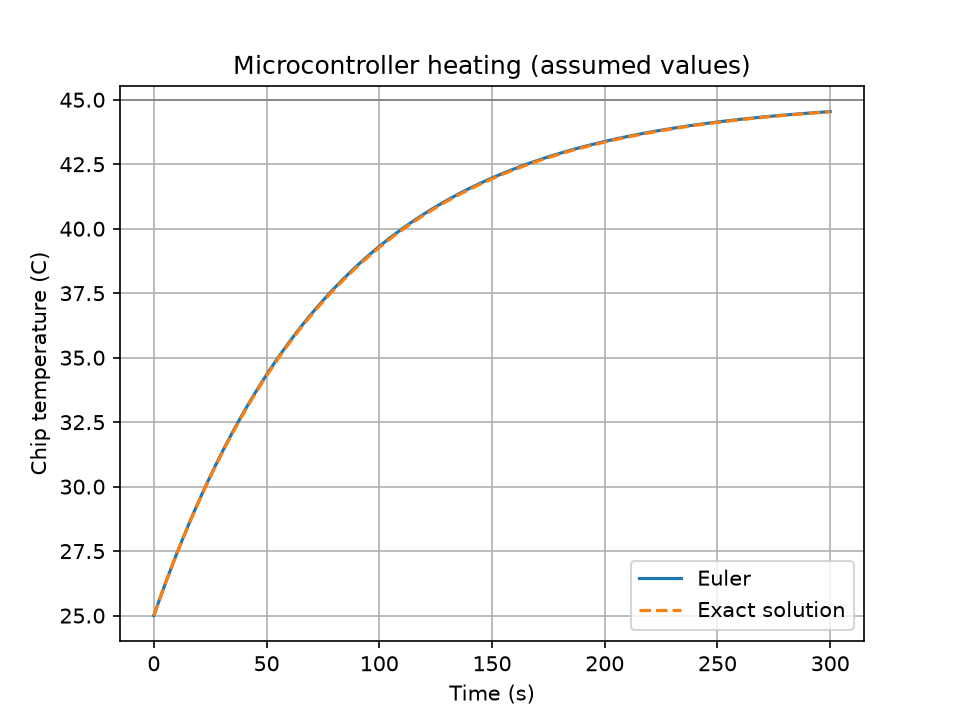

Generate this figure with Python:
from pathlib import Path

import numpy as np
import matplotlib.pyplot as plt

# Real-world case: a microcontroller chip heating up while it runs.
# All numbers are ASSUMED (made up), not measured.
#   C_th * dT/dt = P - (T - T_ambient) / R_th
P = 0.5            # power dissipated by the chip (W)
R_th = 40.0        # thermal resistance to the air (K per W)
C_th = 2.0         # heat capacity of the chip (J per K)
T_ambient = 25.0   # air temperature (C)
T_initial = 25.0   # chip starts at air temperature (C)

h = 1.0            # step size (seconds)
end_time = 300.0   # seconds

def heating_rate(T):
    return (P - (T - T_ambient) / R_th) / C_th

time = np.arange(0, end_time + h, h)
temperature = np.zeros_like(time)
temperature[0] = T_initial

for i in range(len(time) - 1):
    temperature[i + 1] = temperature[i] + h * heating_rate(temperature[i])

# Exact solution for validation
tau = R_th * C_th                       # time constant (s)
T_steady = T_ambient + P * R_th         # final temperature (C)
exact = T_steady + (T_initial - T_steady) * np.exp(-time / tau)

print(f"Time constant: {tau:.0f} s")
print(f"Steady-state temperature: {T_steady:.2f} C")
print(f"Euler temperature after 300 s: {temperature[-1]:.2f} C")
print(f"Exact temperature after 300 s: {exact[-1]:.2f} C")
print(f"Final absolute error: {abs(temperature[-1] - exact[-1]):.4f} C")

plt.plot(time, temperature, label="Euler")
plt.plot(time, exact, linestyle="--", label="Exact solution")
plt.axhline(T_steady, linewidth=0.8, color="gray")
plt.xlabel("Time (s)")
plt.ylabel("Chip temperature (C)")
plt.title("Microcontroller heating (assumed values)")
plt.legend()
plt.grid(True)
plt.savefig(Path(__file__).with_name("Task_17_real_world_case.png"), dpi=150)
plt.show()
